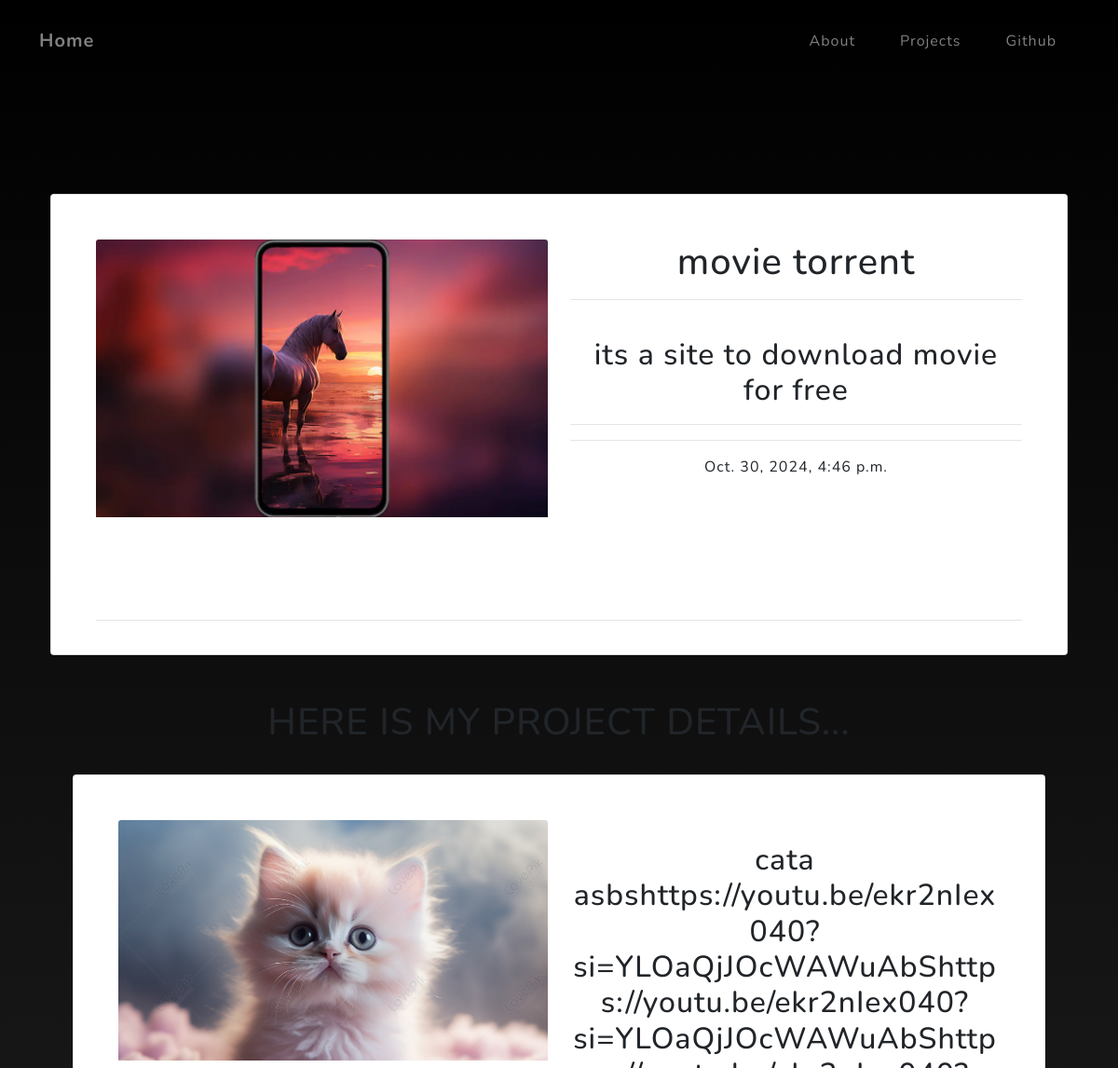
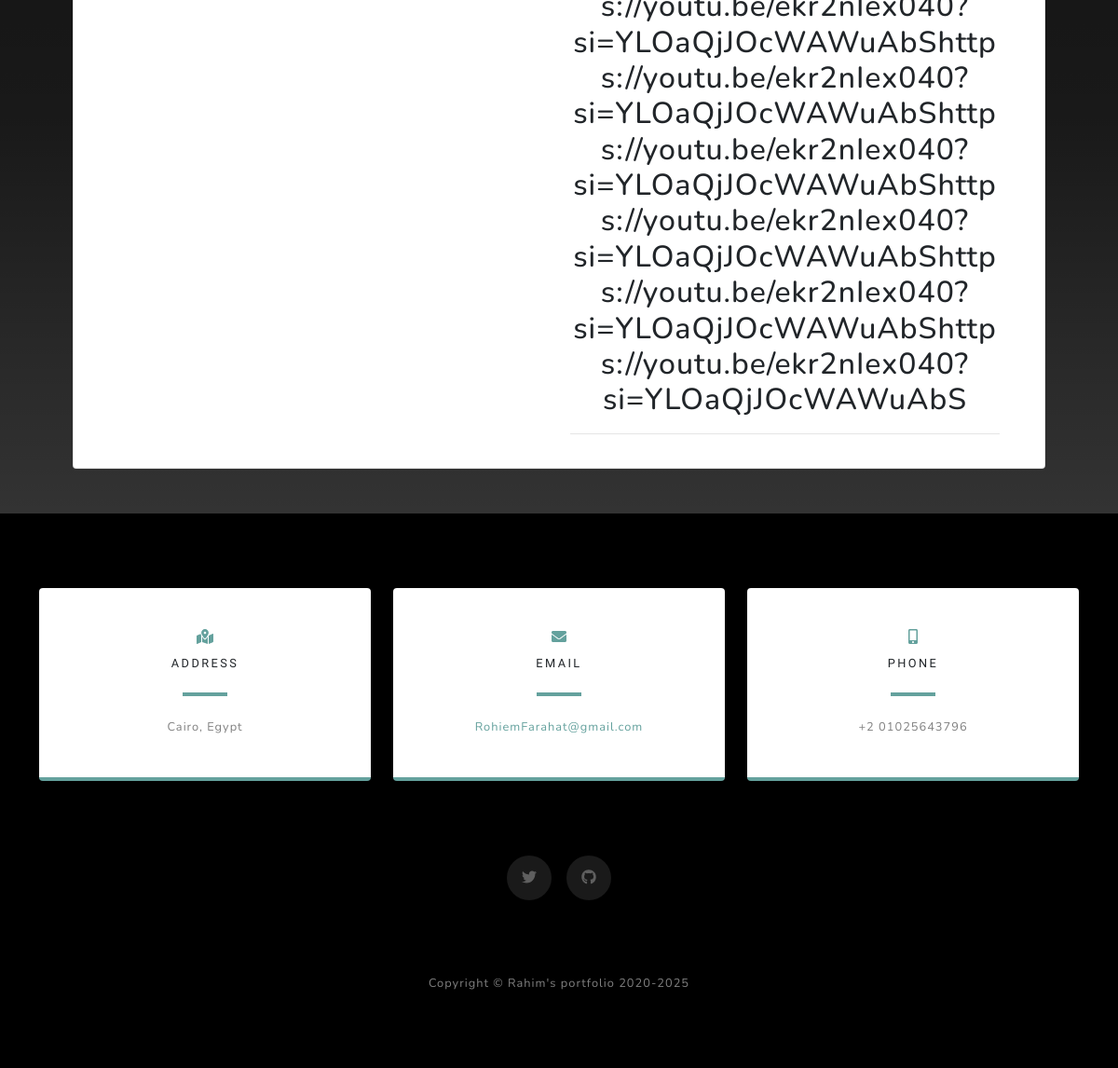
The app's page /models/movie-torrent with its own data (2 pictures, top to bottom).
### portfolio/models.py (models this page shows, shortened)
class Project(models.Model):
    title=models.CharField(max_length=100)
    text=models.TextField()
    image=models.ImageField( upload_to="vlog-media")
    video = EmbedVideoField(blank=True)
    created = models.DateTimeField(auto_now_add=True)
    slug=models.SlugField(blank=True, null=False)
    desc=models.CharField(max_length=90)
    pinned=models.BooleanField(default=False)

class ProjectImage(models.Model):
    belong=models.ForeignKey(Project, on_delete=models.CASCADE)
    image=models.ImageField(upload_to="image-project")
    desc=models.TextField( max_length=1000)

### portfolio/views.py (the view)
# urls.py: path('models/<slug:slug>',modeldetail , name="modeldetail"),
def modeldetail(request,slug):
    model=Project.objects.get(slug=slug)
    modelpost=model.projectimage_set.all()
    return render(request,"modeldetail.html",{"model":model,"posts":modelpost})

### templates/modeldetail.html (shortened to what this page needs)
{% extends "lila.html" %}
{% block content %}
<div class="container mt-5 mb-5">
    <div class="card">
      <div class="card-body px-lg-5 pt-0">
        <br /><br />
        <div class="row">
          <div class="col-md-6">
            <img src="{{model.image.url}}" alt="" class="card-img-top hoverable"/>
          </div>
          <div class="col-md-6">
            <h1>{{model.title}}</h1>
            <hr />
            <br />
            <h2>{{model.desc}}</h2>
            <hr />
            <hr />
            <p>{{model.created}}</p>
          </div>
        </div>
        <div class="row">
          <div class="container">
{% load embed_video_tags %}
<br>
{% video model.video 'small' %}<br>
<hr></div>
        </div>
      </div>
    </div>
    <div class="container">
        <br />
      <br />
      <h1>HERE IS MY PROJECT DETAILS...</h1>
      <br>
      <div class="container">
        {% for img in posts %}
        <div class="card">
            <div class="card-body px-lg-5 pt-0">
              <br /><br />
              <div class="row">
                <div class="col-md-6">
                  <img src="{{img.image.url}}" alt="" class="card-img-top hoverable"/>
                </div>
                <div class="col-md-6">
                  <br />
                  <h2>{{img.desc}}</h2>
                  <hr />
                </div>
              </div>
            </div>
          </div>
        {% endfor %}
      </div>
    </div>
  </div>
{% endblock content %}

### templates/lila.html (shortened to what this page needs)
<!DOCTYPE html>
<html lang="en">
    <head>
    {% load static %}
        <link href="{% static 'css/styles.css' %}" rel="stylesheet" />
    </head>
    <body id="page-top">
        <nav class="navbar navbar-expand-lg navbar-light fixed-top" id="mainNav">
            <div class="container">
                <a class="navbar-brand js-scroll-trigger" href="{% url "home" %}">Home</a>
                <div class="collapse navbar-collapse" id="navbarResponsive">
                    <ul class="navbar-nav ml-auto">
                        <li class="nav-item"><a class="nav-link js-scroll-trigger" href="{% url "about" %}">About</a></li>
                        <li class="nav-item"><a class="nav-link js-scroll-trigger" href="{% url "portfolio:models" %}">Projects</a></li>
                        <li class="nav-item"><a class="nav-link js-scroll-trigger" href="https://github.com/rohiem">Github</a></li>
                    </ul>
                </div>
            </div>
        </nav>
        <section class="about-section text-center" id="about">
            <div class="container">
                <div class="row">
                    <div class="col-lg-12 mx-auto">
                             {% block content %}
                {% endblock content %}
                    </div>
                </div>
            </div>
        </section>
        <section class="contact-section bg-black">
            <div class="container">
                <div class="row">
                    <div class="col-md-4 mb-3 mb-md-0">
                        <div class="card py-4 h-100">
                            <div class="card-body text-center">
                                <i class="fas fa-map-marked-alt text-primary mb-2"></i>
                                <h4 class="text-uppercase m-0">Address</h4>
                                <hr class="my-4" />
                                <div class="small text-black-50">Cairo, Egypt </div>
                            </div>
                        </div>
                    </div>
                    <div class="col-md-4 mb-3 mb-md-0">
                        <div class="card py-4 h-100">
                            <div class="card-body text-center">
                                <i class="fas fa-envelope text-primary mb-2"></i>
                                <h4 class="text-uppercase m-0">Email</h4>
                                <hr class="my-4" />
                                <div class="small text-black-50"><a href="#!">RohiemFarahat@gmail.com</a></div>
                            </div>
                        </div>
                    </div>
                    <div class="col-md-4 mb-3 mb-md-0">
                        <div class="card py-4 h-100">
                            <div class="card-body text-center">
                                <i class="fas fa-mobile-alt text-primary mb-2"></i>
                                <h4 class="text-uppercase m-0">Phone</h4>
                                <hr class="my-4" />
                                <div class="small text-black-50">+2 01025643796</div>
                            </div>
                        </div>
                    </div>
                </div>
                <div class="social d-flex justify-content-center">
                    <a class="mx-2" href="https://x.com/rahimonezero"><i class="fab fa-twitter"></i></a><a class="mx-2" href="https://github.com/rohiem"><i class="fab fa-github"></i></a>
                </div>
            </div>
        </section>
        <footer class="footer bg-black small text-center text-white-50"><div class="container">Copyright © Rahim's portfolio 2020-2025</div></footer>
    </body>
</html>

### records on screen
Project: image (picture), title "movie torrent", desc "its a site to download movie for free", created "Oct. 30, 2024, 4:46 p.m."
ProjectImage: image (picture), desc "cata asbshttps://youtu.be/ekr2nIex040?si=YLOaQjJOcWAWuAbShttps://youtu.be/ekr2nIex040?si=YLOaQjJOcWAWuAbShttps://youtu.be/ekr2nIex040?si=YLOaQjJOcWAWuAbShttps://youtu.be/ekr2nIex040?si=YLOaQjJOcWAWuAbShttps://youtu.be/ekr2nIex040?si=YLOaQjJOcWAWuAbShttps://youtu.be/ekr2nIex040?si=YLOaQjJOcWAWuAbShttps://youtu.be/ekr2nIex040?si=YLOaQjJOcWAWuAbShttps://youtu.be/ekr2nIex040?si=YLOaQjJOcWAWuAbS"
